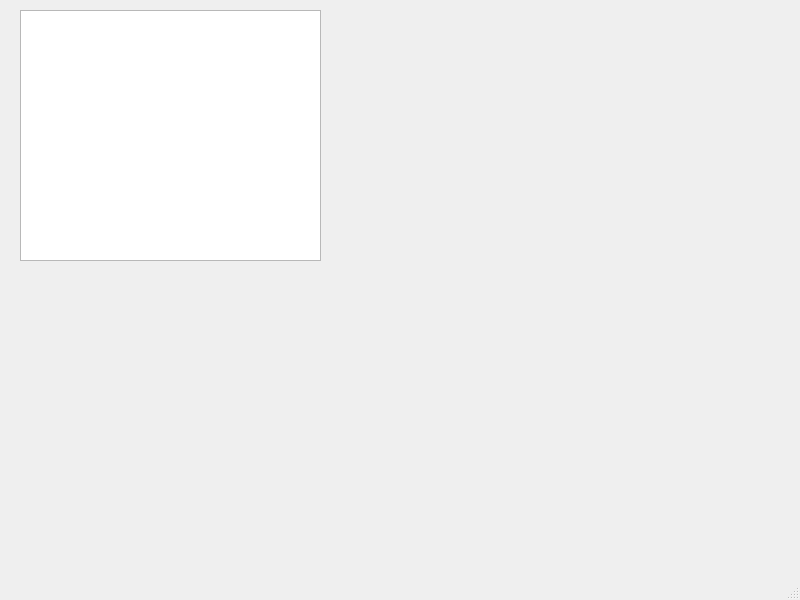
<?xml version="1.0" encoding="UTF-8"?>
<ui version="4.0">
 <class>MainWindow</class>
 <widget class="QMainWindow" name="MainWindow">
  <property name="geometry">
   <rect>
    <x>0</x>
    <y>0</y>
    <width>800</width>
    <height>600</height>
   </rect>
  </property>
  <property name="windowTitle">
   <string>MainWindow</string>
  </property>
  <widget class="QWidget" name="centralwidget">
   <widget class="QGraphicsView" name="graphicsView">
    <property name="geometry">
     <rect>
      <x>20</x>
      <y>10</y>
      <width>301</width>
      <height>251</height>
     </rect>
    </property>
   </widget>
  </widget>
  <widget class="QMenuBar" name="menubar">
   <property name="geometry">
    <rect>
     <x>0</x>
     <y>0</y>
     <width>800</width>
     <height>26</height>
    </rect>
   </property>
  </widget>
  <widget class="QStatusBar" name="statusbar"/>
 </widget>
 <resources/>
 <connections/>
</ui>
